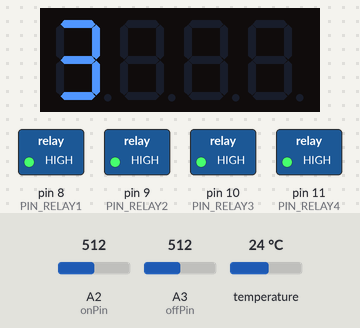
Bench run of a sketch on a simulated Arduino Uno, built with avr-gcc and run on an emulated ATmega328P. Shown: 4-digit seven-segment display, switched loads named in the sketch (green lamp = pin HIGH). The inputs (shaded band) are chosen by the test bench; at power-on: temperature 24 °C, A2 (onPin) = 512, A3 (offPin) = 512. What the sketch prints to the serial monitor is not drawn.

Above: at 3.1 s.
3.2 s: temperature set to 39.6 °C
6.4 s: temperature set to 40.5 °C
At 8.3 s:
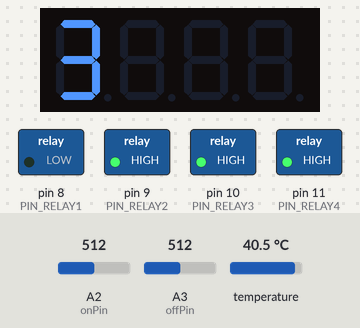
9.1 s: temperature set to 19 °C
At 11.4 s:
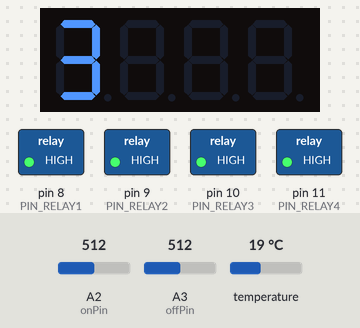
11.7 s: temperature set to 41 °C
At 13.5 s:
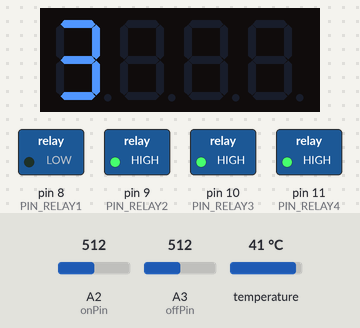
Timing chart, 0 to 15.0 s (numbered marks = the images above; inputs shaded):
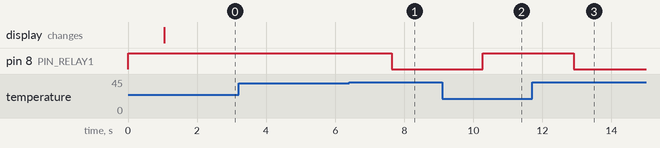

The sketch:

Termometr2.ino
```cpp
#include <OneWire.h>
#include "TM1637.h"
#define CLK 4
#define DIO 3
#define PIN_RELAY1 8
#define PIN_RELAY2 9
#define PIN_RELAY3 10
#define PIN_RELAY4 11
TM1637 disp(CLK,DIO);


OneWire  ds(5);  // on pin 10 (a 4.7K resistor is necessary)
  boolean boiler = false;
  boolean ten1_on = false;
  boolean ten2_on = false;
  boolean ten3_on = false;
  boolean heat = false;
  int timer = 0;
  int onPin = 2;
  int offPin = 3;
  int test = 0;
const byte DEGREE_SYMBOL = 0b01100011;


void setup(void) {
  Serial.begin(9600);
  disp.set(BRIGHT_TYPICAL);//BRIGHT_TYPICAL = 2,BRIGHT_DARKEST = 0,BRIGHTEST = 7;
  pinMode(PIN_RELAY1, OUTPUT);
  digitalWrite(PIN_RELAY1, HIGH);
  pinMode(PIN_RELAY2, OUTPUT);
  digitalWrite(PIN_RELAY2, HIGH);
  pinMode(PIN_RELAY3, OUTPUT);
  digitalWrite(PIN_RELAY3, HIGH);
  pinMode(PIN_RELAY4, OUTPUT);
  digitalWrite(PIN_RELAY4, HIGH);
}

void loop(void) {
  byte i;
  byte present = 0;
  byte type_s;
  byte data[12];
  byte addr[8];
  float celsius, fahrenheit;
  int temp;

  int ten1 = 55;
  int ten2 = 50;
  int ten3 = 45;


  if ( !ds.search(addr)) {

    ds.reset_search();
    delay(250);
    return;
  }

  Serial.print("ROM =");
  for( i = 0; i < 8; i++) {
    Serial.write(' ');
    Serial.print(addr[i], HEX);
  }

  if (OneWire::crc8(addr, 7) != addr[7]) {
      Serial.println("CRC is not valid!");
      return;
  }
  Serial.println();

  // the first ROM byte indicates which chip
  switch (addr[0]) {
    case 0x10:
      Serial.println("  Chip = DS18S20");  // or old DS1820
      type_s = 1;
      break;
    case 0x28:
      Serial.println("  Chip = DS18B20");
      type_s = 0;
      break;
    case 0x22:
      Serial.println("  Chip = DS1822");
      type_s = 0;
      break;
    default:
      Serial.println("Device is not a DS18x20 family device.");
      return;
  }

  ds.reset();
  ds.select(addr);
  ds.write(0x44, 1);   // start conversion, with parasite power on at the end

  delay(1000);


  present = ds.reset();
  ds.select(addr);
  ds.write(0xBE);

  Serial.print("  Data = ");
  Serial.print(present, HEX);
  Serial.print(" ");
  for ( i = 0; i < 9; i++) {   // we need 9 bytes
    data[i] = ds.read();
    Serial.print(data[i], HEX);
    Serial.print(" ");
  }
  Serial.print(" CRC=");
  Serial.print(OneWire::crc8(data, 8), HEX);
  Serial.println();

  // Convert the data to actual temperature
  // because the result is a 16 bit signed integer, it should
  // be stored to an "int16_t" type, which is always 16 bits
  // even when compiled on a 32 bit processor.
  int16_t raw = (data[1] << 8) | data[0];
  if (type_s) {
    raw = raw << 3; // 9 bit resolution default
    if (data[7] == 0x10) {
      // "count remain" gives full 12 bit resolution
      raw = (raw & 0xFFF0) + 12 - data[6];
    }
  } else {
    byte cfg = (data[4] & 0x60);
    // at lower res, the low bits are undefined, so let's zero them
    if (cfg == 0x00) raw = raw & ~7;  // 9 bit resolution, 93.75 ms
    else if (cfg == 0x20) raw = raw & ~3; // 10 bit res, 187.5 ms
    else if (cfg == 0x40) raw = raw & ~1; // 11 bit res, 375 ms
    //// default is 12 bit resolution, 750 ms conversion time
  }
  celsius = (float)raw / 16.0;
  fahrenheit = celsius * 1.8 + 32.0;
  temp = celsius/1;

  disp.display(0,temp/10);
  disp.display(1,temp%10);
  disp.display(2, DEGREE_SYMBOL);
  disp.display(3, {12});

  if (celsius > 40)
    {
      digitalWrite(PIN_RELAY1, LOW);
    }
  else
    {
      digitalWrite(PIN_RELAY1, HIGH);
    }

  if (celsius > 60)
    {
      boiler = true;
    }
  if (celsius < ten1 and boiler and !ten1_on)
    {
      digitalWrite(PIN_RELAY2, LOW);
      ten1_on = true;
    }
  if (celsius > ten1+5 and boiler) // and ten1_on )
    {
      digitalWrite(PIN_RELAY2, HIGH);
      ten1_on = false;
    }
   if (celsius < ten2 and boiler and ten1_on and !ten2_on)
    {
      digitalWrite(PIN_RELAY3, LOW);
      ten2_on = true;
    }
  if (celsius > ten2+5  and boiler )// and ten1_on and ten2_on)
    {
      digitalWrite(PIN_RELAY3, HIGH);
      ten2_on = false;
    }
   if (celsius < ten3 and boiler and ten1_on and ten2_on and !ten3_on)
    {
      digitalWrite(PIN_RELAY4, LOW);
      ten3_on = true;
    }

 if (celsius > ten3+5 and boiler)// and ten1_on and ten2_on and ten3_on )
    {
      digitalWrite(PIN_RELAY4, HIGH);
      ten3_on = false;
    }

  Serial.println("onPin");
  Serial.println(analogRead(onPin));
  Serial.println("offPin");
  Serial.println(analogRead(offPin));

  test++;
}
```

Measured:
- the behaviour switches between 40 and 40.1 °C on temperature (found by bisection; images 0 and 1)
- after the input at 3.2 s, every drawn part: stays the same
- after the input at 6.4 s, pin 8 (PIN_RELAY1): HIGH → LOW after 1.2 s
- after the input at 9.1 s, pin 8 (PIN_RELAY1): LOW → HIGH after 1.2 s
- after the input at 11.7 s, pin 8 (PIN_RELAY1): HIGH → LOW after 1.2 s
